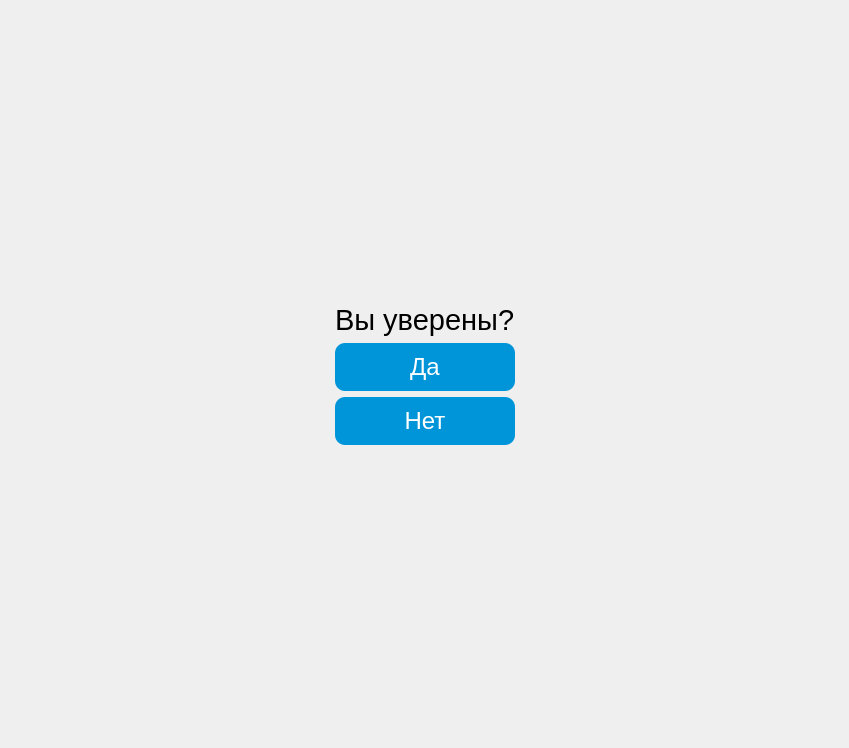
<?xml version="1.0" encoding="UTF-8"?>
<ui version="4.0">
 <class>AskWindow</class>
 <widget class="QMainWindow" name="AskWindow">
  <property name="geometry">
   <rect>
    <x>0</x>
    <y>0</y>
    <width>849</width>
    <height>748</height>
   </rect>
  </property>
  <property name="windowTitle">
   <string>MainWindow</string>
  </property>
  <property name="styleSheet">
   <string notr="true">background-image: url('C:/Users/TimeB/Desktop/db_project/client_part/png/clouds.jpg');
background-repeat: no-repeat;
background-position: center;
background-size: cover;</string>
  </property>
  <widget class="QWidget" name="centralwidget">
   <layout class="QGridLayout" name="gridLayout">
    <item row="0" column="1">
     <spacer name="verticalSpacer">
      <property name="orientation">
       <enum>Qt::Vertical</enum>
      </property>
      <property name="sizeHint" stdset="0">
       <size>
        <width>20</width>
        <height>40</height>
       </size>
      </property>
     </spacer>
    </item>
    <item row="1" column="1">
     <layout class="QVBoxLayout" name="verticalLayout">
      <item>
       <widget class="QLabel" name="label">
        <property name="font">
         <font>
          <family>Arial</family>
          <pointsize>22</pointsize>
         </font>
        </property>
        <property name="styleSheet">
         <string notr="true">background: transparent;</string>
        </property>
        <property name="text">
         <string>Вы уверены?</string>
        </property>
       </widget>
      </item>
      <item>
       <widget class="QPushButton" name="yes_button">
        <property name="font">
         <font>
          <family>Arial</family>
          <pointsize>18</pointsize>
         </font>
        </property>
        <property name="styleSheet">
         <string notr="true">QPushButton {
    background: rgb(0, 148, 216);
    color: white;
    border: none;
    border-radius: 10px;
    padding: 10px 20px;
}
QPushButton:hover {
    background: rgb(0, 120, 190); /* Цвет при наведении */
}
QPushButton:pressed {
    background: rgb(0, 100, 160); /* Цвет при нажатии */
}</string>
        </property>
        <property name="text">
         <string>Да</string>
        </property>
       </widget>
      </item>
      <item>
       <widget class="QPushButton" name="no_button">
        <property name="font">
         <font>
          <family>Arial</family>
          <pointsize>18</pointsize>
         </font>
        </property>
        <property name="styleSheet">
         <string notr="true">QPushButton {
    background: rgb(0, 148, 216);
    color: white;
    border: none;
    border-radius: 10px;
    padding: 10px 20px;
}
QPushButton:hover {
    background: rgb(0, 120, 190); /* Цвет при наведении */
}
QPushButton:pressed {
    background: rgb(0, 100, 160); /* Цвет при нажатии */
}</string>
        </property>
        <property name="text">
         <string>Нет</string>
        </property>
       </widget>
      </item>
     </layout>
    </item>
    <item row="1" column="0">
     <spacer name="horizontalSpacer">
      <property name="orientation">
       <enum>Qt::Horizontal</enum>
      </property>
      <property name="sizeHint" stdset="0">
       <size>
        <width>40</width>
        <height>20</height>
       </size>
      </property>
     </spacer>
    </item>
    <item row="1" column="2">
     <spacer name="horizontalSpacer_2">
      <property name="orientation">
       <enum>Qt::Horizontal</enum>
      </property>
      <property name="sizeHint" stdset="0">
       <size>
        <width>40</width>
        <height>20</height>
       </size>
      </property>
     </spacer>
    </item>
    <item row="2" column="1">
     <spacer name="verticalSpacer_2">
      <property name="orientation">
       <enum>Qt::Vertical</enum>
      </property>
      <property name="sizeHint" stdset="0">
       <size>
        <width>20</width>
        <height>40</height>
       </size>
      </property>
     </spacer>
    </item>
   </layout>
  </widget>
 </widget>
 <resources/>
 <connections/>
</ui>
